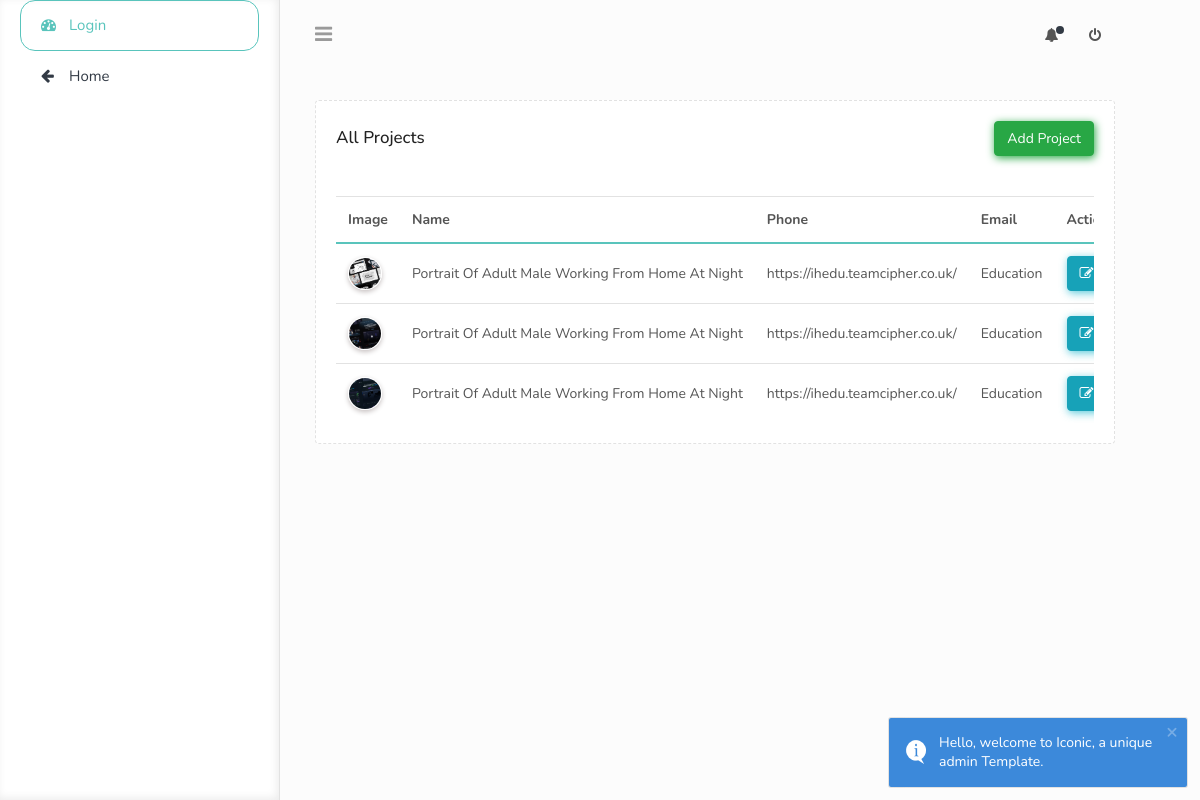
The page /app/projects.php on the database its author committed.
### tables this page shows
CREATE TABLE `projects` (
  `id` int(255) NOT NULL,
  `project_title` varchar(255) NOT NULL,
  `project_link` varchar(255) NOT NULL,
  `project_description` varchar(1000) NOT NULL,
  `project_picture` varchar(100) NOT NULL
);

### app/projects.php (the view, shortened to what this page needs)
<?php
include('db.php');
?>
<!doctype html>
<html lang="en">
<head>
    <link rel="stylesheet" href="assets/vendor/bootstrap/css/bootstrap.min.css">
    <link rel="stylesheet" href="assets/vendor/font-awesome/css/font-awesome.min.css">
    <link rel="stylesheet" href="assets/vendor/toastr/toastr.min.css">
    <link rel="stylesheet" href="assets/vendor/charts-c3/plugin.css" />
    <link rel="stylesheet" href="doctor.css">
    <link rel="stylesheet" href="assets/css/main.css">
</head>
<body data-theme="light" class="font-nunito">
    <div id="wrapper" class="theme-cyan">
        <nav class="navbar navbar-fixed-top">
            <?php include('navbar.php') ?>
        </nav>
        <?php include('sidebar.php'); ?>
        <div id="main-content">
            <div class="container-fluid">
                <div class="card">
                    <div class="header" style="display: flex; justify-content: space-between; align-items: center;">
                        <h2>All Projects</h2>
                        <a href="addProject.php" type="button" class="btn btn-success ">Add Project</a>
                    </div>
                    <div class="body">
                        <div class="table-responsive">
                            <table class="table table-hover mb-0 c_list">
                                <thead>
                                    <tr>
                                        <th>Image</th>
                                        <th>Name</th>
                                        <th>Phone</th>
                                        <th>Email</th>
                                        <th>Action</th>
                                    </tr>
                                </thead>
                                <tbody>
                                    <?php
                                    $project = $mysqli->query("SELECT * FROM projects");
                                    while ($row = $project->fetch_assoc()):
                                    ?>
                                        <tr>
                                            <td><img src="projectImg/<?php echo ($row['project_picture']) ?>" class="rounded-circle avatar" alt=""></td>
                                            <td><?php echo ($row['project_title']) ?></td>
                                            <td><?php echo ($row['project_link']) ?></td>
                                            <td><?php echo ($row['project_description']) ?></td>
                                            <td>
                                                <a href="updateProject.php?project_id=<?php echo $row['id']; ?>" type="submit" class="btn btn-info" title="Edit"><i class="fa fa-edit"></i></a>
                                            </td>
                                        </tr>
                                    <?php endwhile; ?>
                                </tbody>
                            </table>
                        </div>
                    </div>
                </div>
            </div>
        </div>
    </div>
</body>
</html>

### app/navbar.php (shortened to what this page needs)
<div class="container-fluid">
            <div class="navbar-brand">
                <button type="button" class="btn-toggle-offcanvas"><i class="fa fa-bars"></i></button>
            </div>
            <div class="navbar-right">
                <div id="navbar-menu">
                    <ul class="nav navbar-nav">
                        <li class="dropdown">
                            <a href="javascript:void(0);" class="dropdown-toggle icon-menu" data-toggle="dropdown">
                                <i class="fa fa-bell"></i>
                                <span class="notification-dot"></span>
                            </a>
                        </li>
                        <li>
                            <a href="logout.php" class="icon-menu"><i class="fa fa-power-off"></i></a>
                        </li>
                    </ul>
                </div>
            </div>
        </div>

### app/sidebar.php (shortened to what this page needs)
<div id="left-sidebar" class="sidebar">
    <div class="sidebar-scroll">
        <div class="tab-content padding-0">
            <div class="tab-pane active" id="menu">
                <nav id="left-sidebar-nav" class="sidebar-nav">
                    <ul id="main-menu" class="metismenu li_animation_delay">
                        <?php
                        if (!isset($session_email)) {
                        ?>
                            <li class="active">
                                <a href="login.php"><i class="fa fa-dashboard"></i><span>Login</span></a>
                            </li>
                        <?php
                        }
                        ?>
                        <li>
                            <a href="../index.php"><i class="fa fa-arrow-left"></i><span>Home</span></a>
                        </li>
                    </ul>
                </nav>
            </div>
        </div>
    </div>
</div>

### app/doctor.css (style rules this page uses)
.btn-info { color: #fff; background-color: #17a2b8; border-color: #17a2b8; box-shadow: 1px 2px 8px #22b8cfbd; }
.btn-success { color: #fff; background-color: #28a745; border-color: #28a745; box-shadow: 1px 2px 8px #28a745; }

### rows shown on the page
projects: project_picture (picture), project_title "Portrait Of Adult Male Working From Home At Night", project_link "https://ihedu.teamcipher.co.uk/", project_description "Education"
projects: project_picture (picture), project_title "Portrait Of Adult Male Working From Home At Night", project_link "https://ihedu.teamcipher.co.uk/", project_description "Education"
projects: project_picture (picture), project_title "Portrait Of Adult Male Working From Home At Night", project_link "https://ihedu.teamcipher.co.uk/", project_description "Education"
